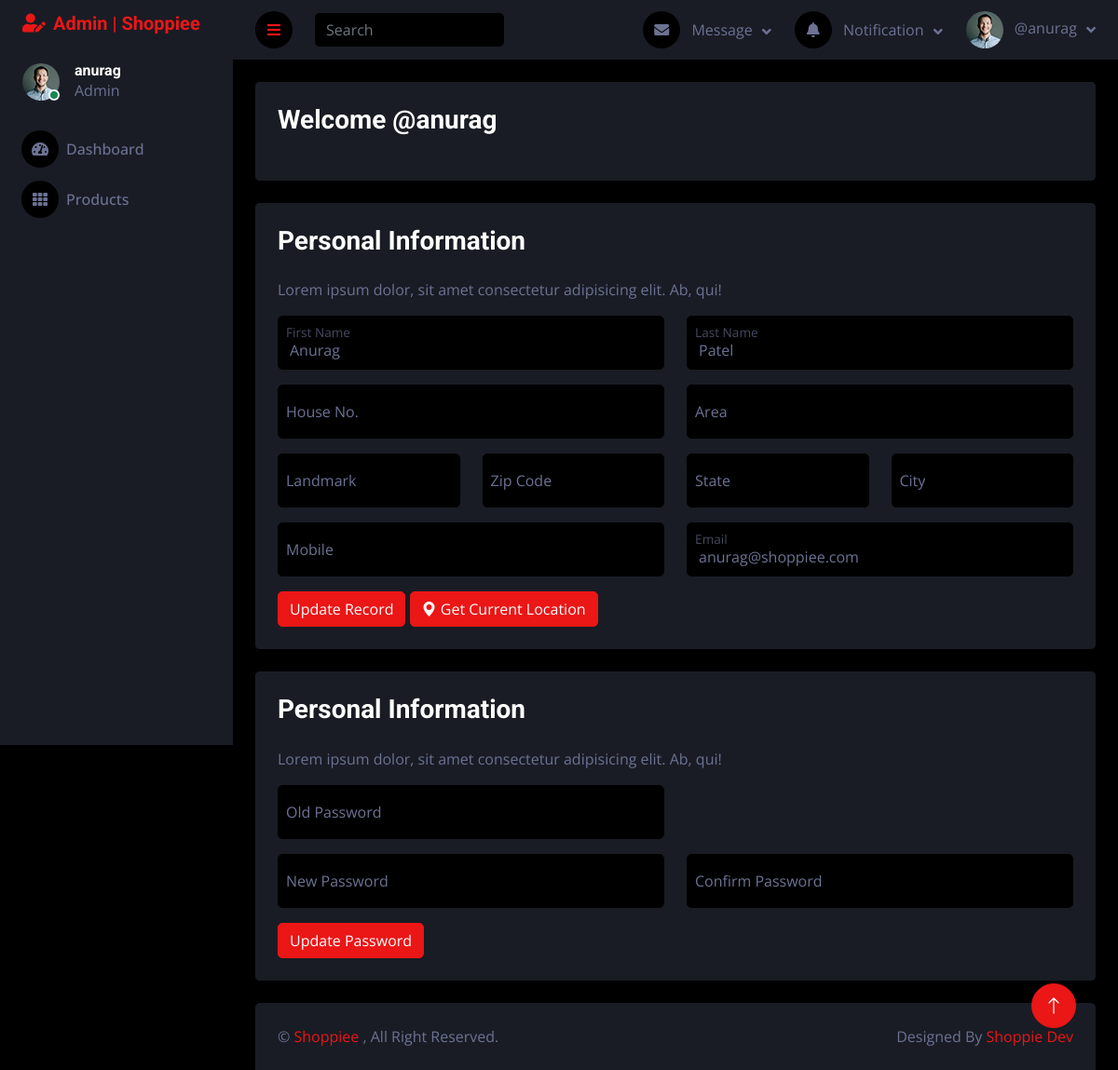
Before: /account/akash122 (signed in) with the older database file.
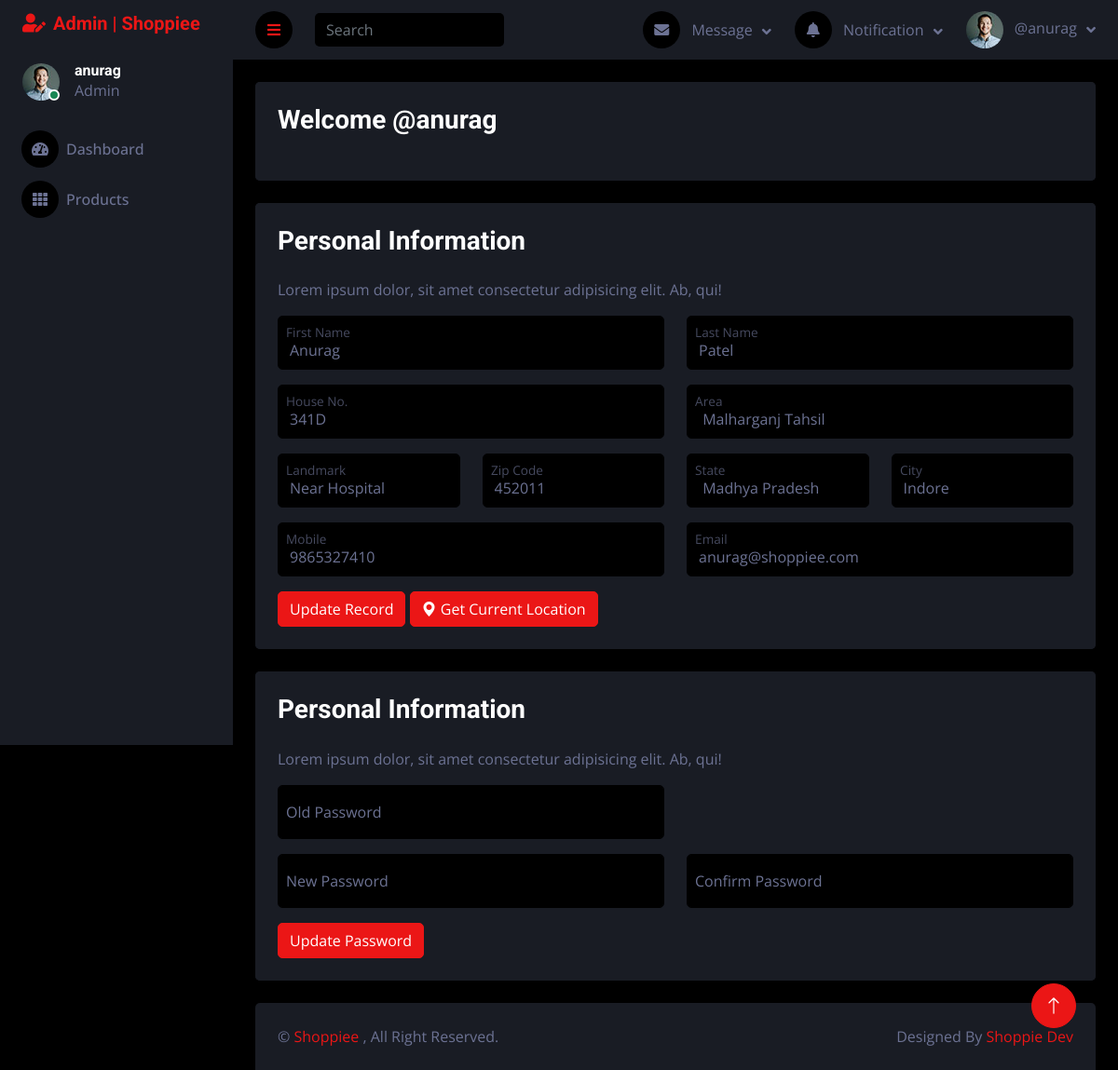
After: the same page with the newer database file.
### account/models.py (models this page shows, shortened)
class User(AbstractUser):
    mobile = models.CharField(max_length=20, blank=True)
    user_type = models.CharField(max_length=10, choices=user_choices, blank=True)
    objects = UserManager()
    USERNAME_FIELD = 'username'
    def __str__(self) -> str:
        return self.username

class Address(models.Model):
    user = models.ForeignKey(User, on_delete=models.CASCADE)
    house = models.CharField(max_length=100)
    area = models.CharField(max_length=200)
    landmark = models.CharField(max_length=100)
    city = models.CharField(max_length=100)
    state = models.CharField(max_length=50)
    zip = models.PositiveBigIntegerField()
    address_type = models.CharField(max_length=10, choices=address_choice)
    primary = models.BooleanField(default=False)

### account/views.py (the view, shortened to what this page needs)
# urls.py: path('', include('account.urls')),
@login_required(login_url='/register')
def account(request, id):
    if request.method == 'GET':
        try:
            data1 = User.objects.get(id=request.user.id)
            data2 = Address.objects.get(Q(user=request.user) & Q(primary=True))
        except User.DoesNotExist:
            data1 = None
        except Address.DoesNotExist:
            data2 = None
        context = {
            'data1' : data1,
            'data2' : data2,
        }
        if request.user.user_type == 'seller':
            return render(request, 'admin_template/profile.html', context)
        elif request.user.user_type == 'customer':
            context['category'] = ProductCategory.objects.all()
            return render(request, 'users_template/customer-account.html', context)

### templates/admin_template/profile.html (shortened to what the changed rows need)
{% extends './adminBase.html' %}
{% load static %}
{% block content %}
<div class="container-fluid pt-4 px-4">
    <div class="row bg-secondary rounded align-items-center justify-content-center mx-0">
        <div class="bg-secondary rounded h-100 p-4">
            <h3 class="mb-4">Welcome @{{user}}</h3>
        </div>
    </div>
</div>
<div class="container-fluid pt-4 px-4">
    <div class="row bg-secondary rounded align-items-center justify-content-center mx-0">
        <div class="bg-secondary rounded h-100 p-4">
            <form action="" method="post">
            <div class="row">
                <div class="form-floating mb-3 col-md-6">
                    <input type="text" class="form-control" name="first_name" id="first_name" placeholder="firstname" value="{{data1.first_name}}">
                    <label for="firstname" class="mx-2">First Name</label>
                </div>
                <div class="form-floating mb-3 col-md-6">
                    <input type="text" class="form-control" id="last_name" name="last_name" placeholder="lastname" value="{{data1.last_name}}">
                    <label for="lastname" class="mx-2">Last Name</label>
                </div>
            </div>
            <div class="row">
                <div class="form-floating mb-3 col-md-6">
                    <input type="text" class="form-control" name="house" id="house" placeholder="House no." value="{{data2.house}}">
                    <label for="house" class="mx-2">House No.</label>
                </div>
                <div class="form-floating mb-3 col-md-6">
                    <input type="text" class="form-control" name="area" id="area" placeholder="Area" value="{{data2.area}}">
                    <label for="area" class="mx-2">Area</label>
                </div>
            </div>
            <div class="row">
                <div class="form-floating mb-3 col-md-3">
                    <input type="text" class="form-control" name="landmark" id="landmark" value="{{data2.landmark}}" placeholder="Landmark">
                    <label for="landmark" class="mx-2">Landmark</label>
                </div>
                <div class="form-floating mb-3 col-md-3">
                    <input type="text" class="form-control" name="zip" id="zip" value="{{data2.zip}}" placeholder="Zip Code">
                    <label for="zip" class="mx-2">Zip Code</label>
                </div>
                <div class="form-floating mb-3 col-md-3">
                    <input type="text" class="form-control" name="state" id="state" value="{{data2.state}}" placeholder="State">
                    <label for="state" class="mx-2">State</label>
                </div>
                <div class="form-floating mb-3 col-md-3">
                    <input type="text" class="form-control" name="city" id="city" value="{{data2.city}}" placeholder="City">
                    <label for="city" class="mx-2">City</label>
                </div>
            </div>
            <div class="row">
                <div class="form-floating mb-3 col-md-6">
                    <input type="text" class="form-control" name="mobile" id="mobile" value="{{data1.mobile}}" placeholder="Mobile">
                    <label for="mobile" class="mx-2">Mobile</label>
                </div>
                <div class="form-floating mb-3 col-md-6">
                    <input type="text" class="form-control" name="email" id="email" value="{{data1.email}}" placeholder="Email">
                    <label for="email" class="mx-2">Email</label>
                </div>
            </div>
        </div>
    </div>
</div>
{% endblock %}

### templates/admin_template/adminBase.html (shortened to what the changed rows need)
{% load static %}
<!DOCTYPE html>
<html lang="en">
<head>
    <link href="https://cdnjs.cloudflare.com/ajax/libs/font-awesome/5.10.0/css/all.min.css" rel="stylesheet">
    <link href="https://cdn.jsdelivr.net/npm/bootstrap-icons@1.4.1/font/bootstrap-icons.css" rel="stylesheet">
    <link href="{% static 'lib/owlcarousel/assets/owl.carousel.min.css' %}" rel="stylesheet">
    <link href="{% static 'lib/tempusdominus/css/tempusdominus-bootstrap-4.min.css' %}" rel="stylesheet" />
    <link href="{% static 'css2/bootstrap.min.css' %}" rel="stylesheet">
    <link href="{% static 'css2/style.css' %}" rel="stylesheet">
    <link rel="stylesheet" type="text/css" href="{% static 'toastr/toastr.min.css' %}" media="all">
</head>
<body>
    <div class="container-fluid position-relative d-flex p-0">
        <div class="sidebar pe-4 pb-3">
            <nav class="navbar bg-secondary navbar-dark">
                <div class="d-flex align-items-center ms-4 mb-4">
                    <div class="ms-3">
                        <h6 class="mb-0">{{user}}</h6>
                        <span>Admin</span>
                    </div>
                </div>
            </nav>
        </div>
        <div class="content">
            <nav class="navbar navbar-expand bg-secondary navbar-dark sticky-top px-4 py-0">
                <div class="navbar-nav align-items-center ms-auto">
                    <div class="nav-item dropdown">
                        <a href="#" class="nav-link dropdown-toggle" data-bs-toggle="dropdown">
                            <img class="rounded-circle me-lg-2" src="{% static 'img2/user.jpg' %}" alt="" style="width: 40px; height: 40px;">
                            <span class="d-none d-lg-inline-flex">@{{user}}</span>
                        </a>
                    </div>
                </div>
            </nav>
                {% block content %}
                {% endblock %}
        </div>
    </div>
</body>
</html>

Changed rows visible on the page:
changed User "anurag": mobile (not shown) → "9865327410"
added Address: house "341D", area "Malharganj Tahsil", landmark "Near Hospital", zip "452011", state "Madhya Pradesh", city "Indore"
